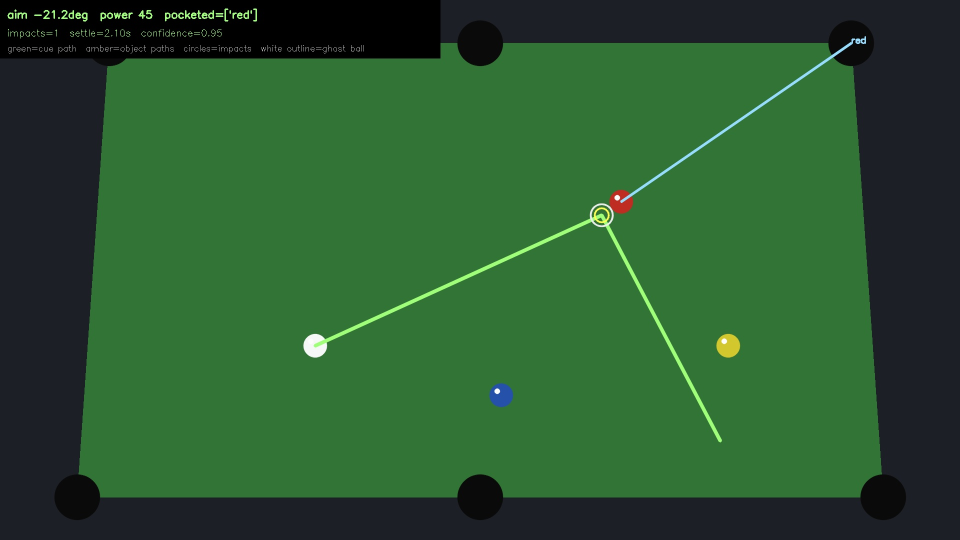
#> input picture data/snapshots/shot_prediction.jpg, 1920 x 1080 px (shown at 1/2 size); its folder holds only this picture in this run
$ python -i pockets.py   (imports and definitions only)
#> lines starting #> are read from the running program, lines starting #| are printed output that depends on the picture
"""Pocket-based table detection, independent of felt colour.

Session 2 retrofit. The felt-segmentation path in :mod:`vision.calibration`
finds the table by looking for green cloth, which is fast and accurate and stops
working the moment somebody re-covers their table in burgundy. This module finds
the same table by locating its **six pocket mouths** and reconstructing the rails
from them, which works on any cloth colour because a hole is a hole.

The pipeline
------------
Two passes, because the parameters that find a pocket depend on how big the
pockets are, which is what the first pass is for:

1. :func:`detect_pockets_loose` -- size-agnostic. Sweeps a range of darkness
   thresholds and keeps round, locally-dark blobs anywhere from 0.4% to 7.5% of
   the frame width in radius.
2. :func:`dynamic_detect_table_size` -- fits a quad to those blobs and measures
   the table: pocket spacing, pocket radius, and the real-world size.
3. :func:`get_dynamic_hough_params` -- turns those measurements into detection
   parameters scaled to *this* table. Nothing hardcoded.
4. :func:`detect_pockets_refined` -- second pass with those parameters.
5. :func:`classify_pockets_by_geometry` -- four corners, two sides.
6. :func:`detect_table_boundaries_dynamic` -- fits the rails and returns a
   :class:`~app.models.TableBoundary` with the same interface everything
   downstream already consumes.

Scale, and the thing that cannot work
-------------------------------------
The retrofit brief specifies deriving real-world size from a fixed reference::

    scale_factor  = measured_width_px / 2000
    actual_ft     = 7.0 * scale_factor

This cannot recover table size, and the reason is worth stating plainly because
the formula looks reasonable. A camera sees ``f * L / h`` pixels for a table of
size ``L`` at height ``h``. Doubling ``L`` and doubling ``h`` give an identical
image. So pixel width constrains only the *ratio* ``L/h``, and a single number
cannot be split into two unknowns. The 2:1 aspect ratio does not help: every
pool table from 6 ft to 10 ft is 2:1, so the aspect carries no information about
which one this is.

Measured against the synthetic harness -- one unchanged 6.33 ft table, three
camera heights:

| Camera  | Table px | Reference formula | Ball ratio |
|---------|---------:|------------------:|-----------:|
| low     |     1843 |           6.45 ft |    6.33 ft |
| typical |     1459 |           5.11 ft |    6.33 ft |
| high    |      845 |           2.96 ft |    6.33 ft |

The fix is to put a second known length in the image, and there already is one:
**a ball**. A pool ball is 2.25 in regardless of the table it is sitting on, so

    table_px / ball_px = table_in / 2.25

and the height and focal length cancel. That is what :func:`resolve_scale`
prefers, and it is what makes "measure a 7.5 ft table as 7.5 ft" achievable at
all. The configured table size comes second, and the brief's fixed reference is
kept as a last resort with a warning, since it is the only option when the cloth
is bare.

The regulation-ball assumption is the one thing to know about the ball path: a
mini table with undersized balls will measure large, because the code has no way
to tell a small ball on a small table from a regulation ball on a big one. Set
``vision.scale_source: config`` and the table preset for those.

Cost
----
Roughly 12-18 ms on a 640 px frame against felt segmentation's ~4 ms, because
the threshold sweep runs the contour pass several times. Table detection runs on
an interval rather than per frame, so this lands as a periodic spike rather than
in the 33 ms budget -- see ``vision.table_detection_width``. It is the price of
not caring what colour the cloth is.
"""

from __future__ import annotations

import logging
import math
from dataclasses import dataclass, field

import numpy as np

from app.config import (
    BALL_DIAMETER_IN,
    BALL_RADIUS_IN,
    Settings,
    get_settings,
    nearest_standard_length_ft,
)
from app.models import PocketId, TableBoundary, Vec2
from vision.calibration import downscale_for_detection, fit_line, intersect_lines, order_corners

logger = logging.getLogger(__name__)

__all__ = [
    "PocketBlob",
    "HoughParams",
    "TableMeasurement",
    "detect_pockets_loose",
    "detect_pockets_refined",
    "get_dynamic_hough_params",
    "classify_pockets_by_geometry",
    "dynamic_detect_table_size",
    "detect_table_boundaries_dynamic",
    "resolve_scale",
    "adaptive_cloth_mask",
    "adopt_measured_table_size",
    "report_size_disagreement",
]

#: Where each pocket sits in normalised table coordinates, clockwise from the
#: top-left. Identical to ``vision.detection.POCKET_LAYOUT`` and deliberately
#: so: detection places pockets from a boundary using that table, and this
#: module derives a boundary from detected pockets using this one. If the two
#: disagreed, every pocket would move the moment the detector changed.
POCKET_UV: list[tuple[PocketId, float, float]] = [
    (PocketId.TOP_LEFT, 0.0, 0.0),
    (PocketId.TOP_MIDDLE, 0.5, 0.0),
    (PocketId.TOP_RIGHT, 1.0, 0.0),
    (PocketId.BOTTOM_RIGHT, 1.0, 1.0),
    (PocketId.BOTTOM_MIDDLE, 0.5, 1.0),
    (PocketId.BOTTOM_LEFT, 0.0, 1.0),
]

_CORNER_IDS = (PocketId.TOP_LEFT, PocketId.TOP_RIGHT, PocketId.BOTTOM_RIGHT, PocketId.BOTTOM_LEFT)
_SIDE_IDS = (PocketId.TOP_MIDDLE, PocketId.BOTTOM_MIDDLE)


#: A regulation ball is 2.25 in, and regulation tables run 72-100 in on the long
#: axis, so a ball's radius is always between about 1.1% and 1.6% of the table's
#: imaged length. Searched wider than that in both directions to leave room for
#: measurement error and for the non-standard sizes the brief asks about.
_BALL_RADIUS_FRAC_RANGE = (0.006, 0.025)

#: Minimum balls needed before a ball-derived scale is trusted. One ball is
#: probably right and has nothing to be cross-checked against; two agreeing
#: radii rule out a chalk cube or a reflection being measured as a ball.
_MIN_BALLS_FOR_SCALE = 2

#: Pool tables are 2:1 on the playing surface, every size. Used only to reject
#: things that are not tables -- never to derive one axis from the other, since
#: both are measured.
_TABLE_ASPECT = 2.0


# ---------------------------------------------------------------------------
# Data
# ---------------------------------------------------------------------------


@dataclass(slots=True)
class PocketBlob:
    """One pocket-mouth candidate found in the frame.

    ``center`` and ``radius_px`` are in **full-resolution camera px**, already
    scaled back up from whatever resolution detection ran at.
    """

    center: Vec2
    radius_px: float
    #: 4*pi*area/perimeter^2. 1.0 is a perfect disc.
    circularity: float
    #: How much brighter the surrounding ring is than the blob, as a fraction
    #: of the ring's brightness -- 0 for a blob no darker than its surroundings,
    #: approaching 1 for a black hole in bright cloth. The discriminator that
    #: separates a pocket from the dark surround: a pocket is a dark spot inside
    #: a bright field, the surround is just dark.
    contrast: float
    pocket_id: PocketId | None = None

    # [6 lines left out: function confidence, not called in this run]


@dataclass(slots=True)
class HoughParams:
    """Detection parameters scaled to one specific table.

    Named for the brief's ``get_dynamic_hough_params``, and the three headline
    values are exactly the ones it specifies. They are applied to a contour pass
    rather than to ``cv2.HoughCircles``:

    ``min_dist``
        Minimum separation between accepted blobs. Suppresses the second
        detection when one pocket is found twice at different sweep levels.
    ``min_radius`` / ``max_radius``
        The size gate, which is the whole point of the second pass -- the loose
        pass has to admit anything from 0.4% to 7.5% of frame width, and this
        narrows it to what was actually measured.

    Contours rather than Hough for the same reason ball detection uses them (see
    the README): a Hough pass per frame costs more than the whole frame budget,
    and a corner pocket is a rounded wedge rather than a circle, which Hough
    scores poorly and a circularity gate accepts.
    """

    min_dist: float
    min_radius: float
    max_radius: float
    #: Carried through so a caller that does want ``cv2.HoughCircles`` has a
    #: complete parameter set without re-deriving these from config.
    dp: float = 1.2
    param1: float = 100.0
    param2: float = 18.0

    # [10 lines left out: function as_dict, not called in this run]


@dataclass(slots=True)
class TableMeasurement:
    """What the pockets say about the table.

    Pixel fields are always populated. The real-world fields depend on a scale
    reference having been found -- see :func:`resolve_scale`.
    """

    #: Table corners in full-resolution camera px, clockwise from top-left,
    #: long axis first.
    quad: np.ndarray
    #: Long axis in px, averaged over the two long rails.
    length_px: float
    #: Short axis in px.
    width_px: float
    #: Mean distance between adjacent pockets along a rail.
    pocket_spacing_px: float
    #: Median detected pocket radius.
    pocket_radius_px: float
    #: Camera px per inch over the cloth.
    pixels_per_inch: float
    #: ``ball``, ``config`` or ``reference``.
    scale_source: str
    #: Matched pockets, keyed by id. May hold fewer than six.
    pockets: dict[PocketId, PocketBlob] = field(default_factory=dict)

    @property
    def length_ft(self) -> float:
        return self.length_px / self.pixels_per_inch / 12.0

    @property
    def width_ft(self) -> float:
        return self.width_px / self.pixels_per_inch / 12.0

    @property
    def pixels_per_ft(self) -> float:
        return self.pixels_per_inch * 12.0

    @property
    def aspect(self) -> float:
        return self.length_px / max(self.width_px, 1e-6)

    # [231 lines left out: functions as_dict, detect_pockets_loose, detect_pockets_refined, _rescale_blobs, _otsu_ladder, _dark_round_blobs and 1 more, not called in this run]


#: Grey levels the ring must clear the blob by before the ratio is believed.
#: Below this the two medians are separated by sensor noise, and a dark patch of
#: floor with a marginally lighter patch of floor around it would otherwise score
#: a respectable ratio.
_MIN_ABSOLUTE_CONTRAST = 6.0


# [470 lines left out: functions _local_contrast, _deduplicate, get_dynamic_hough_params, classify_pockets_by_geometry, dynamic_detect_table_size, _fit_quad and 8 more, not called in this run]


#: Roundness a blob must reach to be measured as a ball for scale purposes.
#: Stricter than ``vision.min_ball_circularity``, which exists to *find* balls
#: and rightly tolerates a partly-occluded one. Here a marginal blob is not
#: worth having: only two clean balls are needed, and a crescent measured as a
#: ball moves the reported table size by feet. Real balls score 0.89+; the
#: clipped pocket mouths that share the search score 0.73-0.75.
_SCALE_BALL_MIN_CIRCULARITY = 0.85


# [98 lines that did not run here, left out]


# [62 lines that did not run here, left out]


def _quad_mask(shape: tuple[int, int], quad: np.ndarray, inset: float) -> np.ndarray:
    """Filled mask of a quad, optionally shrunk toward its centroid."""
    import cv2

    mask = np.zeros(shape, dtype=np.uint8)
    corners = np.asarray(quad, dtype=np.float64)
    if inset > 0.0:
        centroid = corners.mean(axis=0)
        vectors = corners - centroid
        norms = np.linalg.norm(vectors, axis=1, keepdims=True)
        norms = np.where(norms < 1e-6, 1.0, norms)
        corners = corners - vectors / norms * inset
    cv2.fillConvexPoly(mask, corners.astype(np.int32), 255)
    return mask


# ---------------------------------------------------------------------------
# The whole pipeline
# ---------------------------------------------------------------------------


# [67 lines that did not run here, left out]


# [42 lines that did not run here, left out]


# ---------------------------------------------------------------------------
# Feeding the measurement back into the rest of the system
# ---------------------------------------------------------------------------


# [30 lines that did not run here, left out]


# [63 lines that did not run here, left out]


def ball_diameter_note() -> str:
    """One line on the assumption the ball-based scale rests on.

    Exposed as a function so the calibration wizard and the web panel can show
    the same sentence rather than each inventing their own wording.
    """
    return (
        f"Table size is measured against a {BALL_DIAMETER_IN:g} in ball. "
        "On a table with non-regulation balls, set vision.scale_source to "
        "'config' and pick the right table_preset."
    )

>>> import cv2
>>> picture = cv2.imread('../data/snapshots/shot_prediction.jpg', cv2.IMREAD_GRAYSCALE)
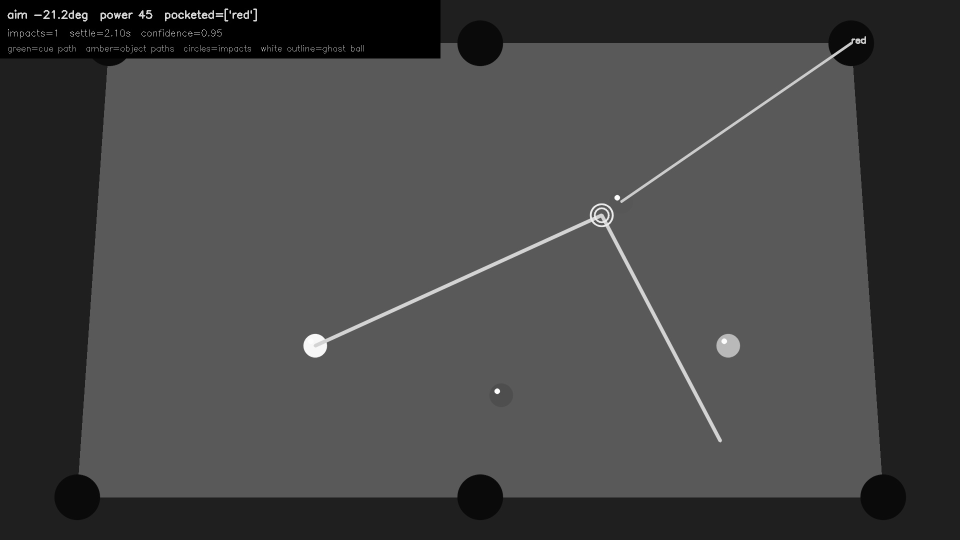
#> picture: shape (1080, 1920) (shown at 1/2 size); min 0, max 255, mean 69.1
#> (the run stopped early here; a loop or call above may not have finished)
